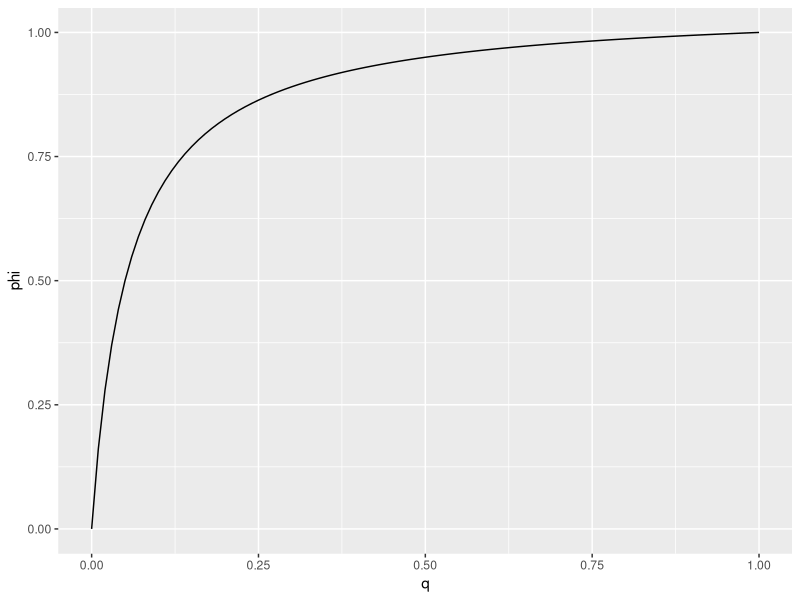
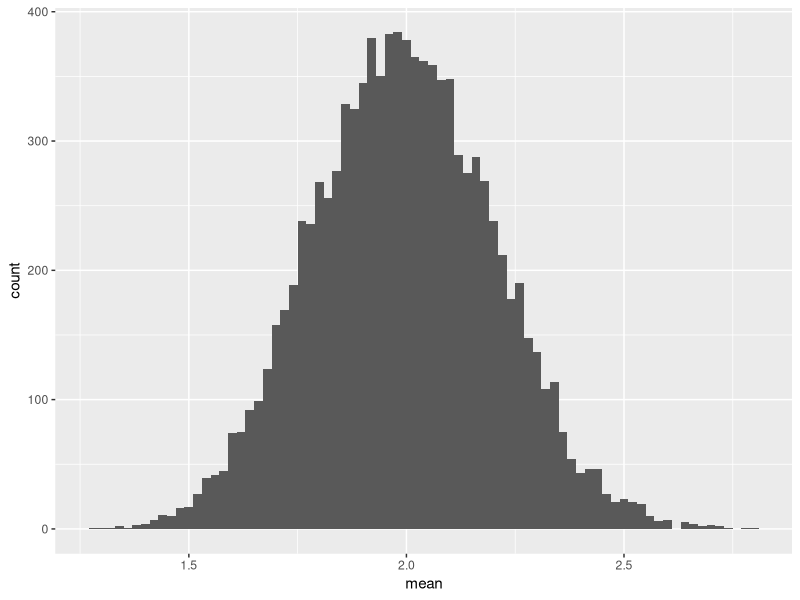
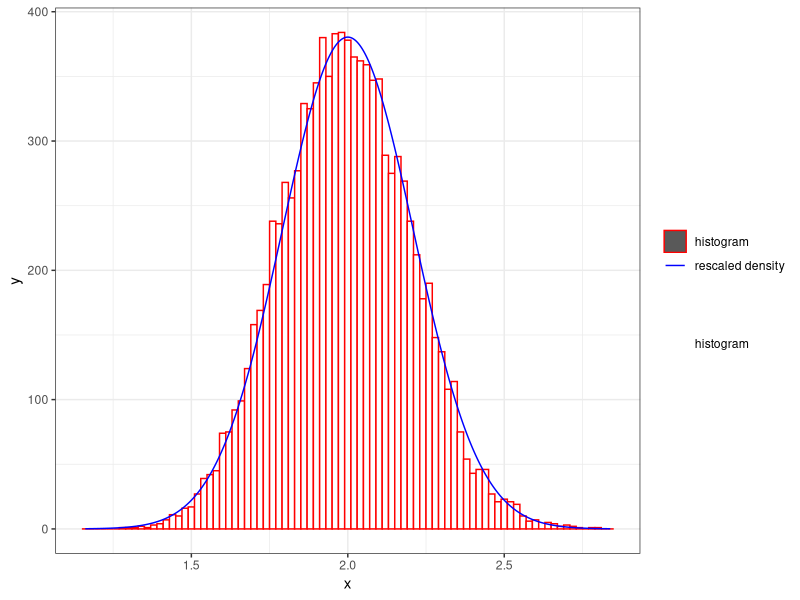

The R script that drew these images, in order:
## ---- chunk 1
library(tidyverse)

c_prob_person_given_alarm<-function(p0, p1, q){
  return(p1*q/(p1*q+p0*(1-q)))
}
## ---- chunk 2
c_prob_person_given_alarm(p0=0.05, p1=0.95, q=0.1)
## ---- chunk 3
q<-seq(0,1,0.01)
phis<-c_prob_person_given_alarm(p0=0.05, p1=0.95, q=q)
result_df<-data.frame(q=q, phi=phis)
ggplot(result_df, aes(x=q, y=phi))+geom_line()+labs(x="q", y="phi")
## ---- chunk 4
sample_X_0125<-function(alpha, beta, gamma, n){
  sample_X<-data.frame(U=runif(n))%>% 
    mutate(X=case_when(
      (0<=U)&(U<alpha)~1,
      (alpha<=U)&(U<alpha+beta)~2,
      (alpha+beta<=U)&(U<alpha+beta+gamma)~5,
      (alpha+beta+gamma<=U)&(U<=1)~0))%>%
    pull(X)
  return(sample_X)
}
## ---- chunk 5
alpha<-0.1
beta<-0.2
gamma<-0.3
n<-10000
set.seed(0)
sample_X<-sample_X_0125(alpha, beta, gamma, n)  
X_mean<-mean(sample_X)
X_mean
X_Var<-var(sample_X)
X_Var
X_mean_expect<-alpha+2*beta+5*gamma
X_mean_expect
X_Var_expect<-alpha+4*beta+25*gamma-((alpha+2*beta+5*gamma)^2)
X_Var_expect
## ---- chunk 6
num_trials<-10000
sample_size<-100
set.seed(0)
sample_X_trails_10000<-data.frame(trial=seq(num_trials))%>%
  mutate(sample=map(.x=trial,.f=~sample_X_0125(alpha, beta, gamma, sample_size)))%>%
  mutate(mean=map_dbl(.x=sample, .f=~mean(.x)))
## ---- chunk 7
sample_X_trails_10000%>%
  ggplot(aes(x=mean))+geom_histogram(binwidth = 0.02)

## ---- chunk 8
numerical_E<-alpha+2*beta+5*gamma
numerical_E
numerical_Var<-(1/sample_size)*(alpha+4*beta+25*gamma-((alpha+2*beta+5*gamma)^2))
numerical_Var

mean_sets<-sample_X_trails_10000%>%
  pull(mean)
estimate_E<-mean(mean_sets)
estimate_E
estimate_Var<-var(mean_sets)
estimate_Var
## ---- chunk 9
x<-seq(numerical_E-4*sqrt(numerical_Var), numerical_E+4*sqrt(numerical_Var), 0.0001)
additional_curve<-dnorm(x, numerical_E, sqrt(numerical_Var))
additional_curve<-additional_curve*200 #why multiply 200?

colors<-c("histogram"="red", "rescaled density"="blue")
fill<-c("histogram"="white", "rescaled density"="white")
ggplot()+geom_histogram(data = data.frame(hist=mean_sets), 
                        mapping = aes(x=hist, color="histogram", fill="histogram"), 
                        binwidth = 0.02)+
  geom_line(data = data.frame(x=x, y=additional_curve), 
            mapping = aes(x=x, y=y, color="rescaled density",))+
  theme_bw()+ labs(x="x", y="y")+
  scale_color_manual(name = "", values=colors)+
  scale_fill_manual(name = "", values=fill)
